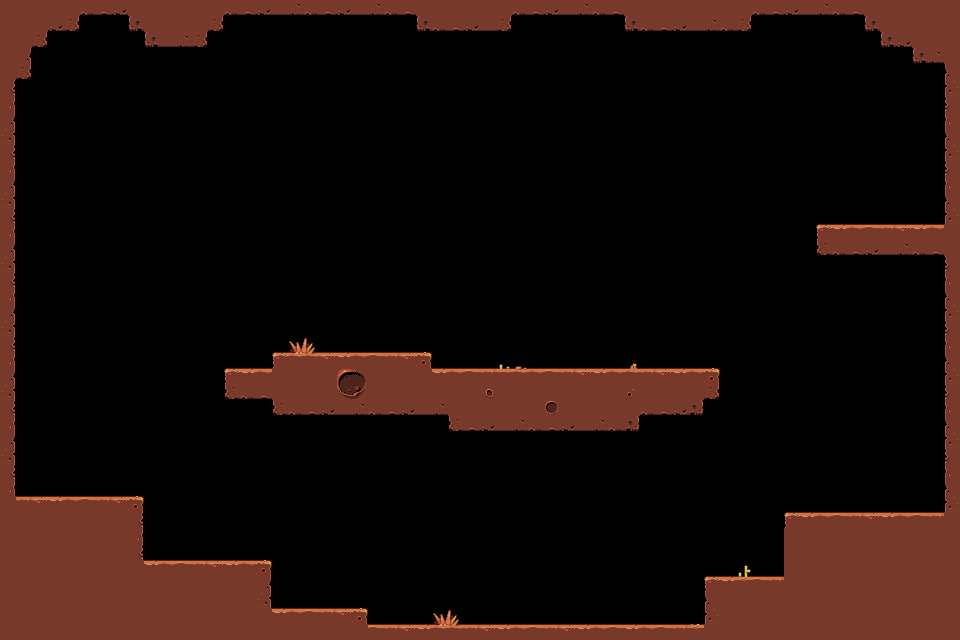

This is a level from a 2D game, rendered from its Tiled map with the project's own tilesets. A one-line summary and the complete map file follow:
An orthogonal 60x40 tile map with 16x16 px tiles, 1 tile layer (Tile Layer 1).

<map version="1.0" tiledversion="1.1.5" orientation="orthogonal" renderorder="right-down" width="60" height="40" tilewidth="16" tileheight="16" infinite="0" nextobjectid="1">
 <tileset firstgid="1" name="tiles-1" tilewidth="16" tileheight="16" tilecount="68" columns="17">
  <image source="tiles-1.png" width="272" height="64" />
 </tileset>
 <layer name="Tile Layer 1" width="60" height="40">
  <data encoding="csv">
19,19,19,19,19,53,54,55,19,19,19,19,19,19,53,54,55,56,57,53,54,55,56,57,53,54,19,19,19,19,19,19,53,54,55,56,57,53,54,19,19,19,19,19,19,19,19,53,54,55,56,57,53,54,19,19,19,19,19,19,
19,19,19,55,60,0,0,0,59,19,19,19,19,60,0,0,0,0,0,0,0,0,0,0,0,0,59,53,54,55,56,60,0,0,0,0,0,0,0,59,53,54,55,56,57,53,60,0,0,0,0,0,0,0,59,19,19,19,19,19,
19,19,60,0,0,0,0,0,0,59,56,57,60,0,0,0,0,0,0,0,0,0,0,0,0,0,0,0,0,0,0,0,0,0,0,0,0,0,0,0,0,0,0,0,0,0,0,0,0,0,0,0,0,0,0,59,55,19,19,19,
19,26,0,0,0,0,0,0,0,0,0,0,0,0,0,0,0,0,0,0,0,0,0,0,0,0,0,0,0,0,0,0,0,0,0,0,0,0,0,0,0,0,0,0,0,0,0,0,0,0,0,0,0,0,0,0,0,59,57,19,
19,60,0,0,0,0,0,0,0,0,0,0,0,0,0,0,0,0,0,0,0,0,0,0,0,0,0,0,0,0,0,0,0,0,0,0,0,0,0,0,0,0,0,0,0,0,0,0,0,0,0,0,0,0,0,0,0,0,0,18,
24,0,0,0,0,0,0,0,0,0,0,0,0,0,0,0,0,0,0,0,0,0,0,0,0,0,0,0,0,0,0,0,0,0,0,0,0,0,0,0,0,0,0,0,0,0,0,0,0,0,0,0,0,0,0,0,0,0,0,35,
41,0,0,0,0,0,0,0,0,0,0,0,0,0,0,0,0,0,0,0,0,0,0,0,0,0,0,0,0,0,0,0,0,0,0,0,0,0,0,0,0,0,0,0,0,0,0,0,0,0,0,0,0,0,0,0,0,0,0,25,
26,0,0,0,0,0,0,0,0,0,0,0,0,0,0,0,0,0,0,0,0,0,0,0,0,0,0,0,0,0,0,0,0,0,0,0,0,0,0,0,0,0,0,0,0,0,0,0,0,0,0,0,0,0,0,0,0,0,0,42,
43,0,0,0,0,0,0,0,0,0,0,0,0,0,0,0,0,0,0,0,0,0,0,0,0,0,0,0,0,0,0,0,0,0,0,0,0,0,0,0,0,0,0,0,0,0,0,0,0,0,0,0,0,0,0,0,0,0,0,18,
24,0,0,0,0,0,0,0,0,0,0,0,0,0,0,0,0,0,0,0,0,0,0,0,0,0,0,0,0,0,0,0,0,0,0,0,0,0,0,0,0,0,0,0,0,0,0,0,0,0,0,0,0,0,0,0,0,0,0,35,
41,0,0,0,0,0,0,0,0,0,0,0,0,0,0,0,0,0,0,0,0,0,0,0,0,0,0,0,0,0,0,0,0,0,0,0,0,0,0,0,0,0,0,0,0,0,0,0,0,0,0,0,0,0,0,0,0,0,0,25,
26,0,0,0,0,0,0,0,0,0,0,0,0,0,0,0,0,0,0,0,0,0,0,0,0,0,0,0,0,0,0,0,0,0,0,0,0,0,0,0,0,0,0,0,0,0,0,0,0,0,0,0,0,0,0,0,0,0,0,42,
43,0,0,0,0,0,0,0,0,0,0,0,0,0,0,0,0,0,0,0,0,0,0,0,0,0,0,0,0,0,0,0,0,0,0,0,0,0,0,0,0,0,0,0,0,0,0,0,0,0,0,0,0,0,0,0,0,0,0,18,
24,0,0,0,0,0,0,0,0,0,0,0,0,0,0,0,0,0,0,0,0,0,0,0,0,0,0,0,0,0,0,0,0,0,0,0,0,0,0,0,0,0,0,0,0,0,0,0,0,0,0,0,0,0,0,0,0,0,0,35,
41,0,0,0,0,0,0,0,0,0,0,0,0,0,0,0,0,0,0,0,0,0,0,0,0,0,0,0,0,0,0,0,0,0,0,0,0,0,0,0,0,0,0,0,0,0,0,0,0,0,0,1,2,3,4,5,6,2,3,19,
26,0,0,0,0,0,0,0,0,0,0,0,0,0,0,0,0,0,0,0,0,0,0,0,0,0,0,0,0,0,0,0,0,0,0,0,0,0,0,0,0,0,0,0,0,0,0,0,0,0,0,52,53,54,55,56,57,53,54,19,
43,0,0,0,0,0,0,0,0,0,0,0,0,0,0,0,0,0,0,0,0,0,0,0,0,0,0,0,0,0,0,0,0,0,0,0,0,0,0,0,0,0,0,0,0,0,0,0,0,0,0,0,0,0,0,0,0,0,0,25,
24,0,0,0,0,0,0,0,0,0,0,0,0,0,0,0,0,0,0,0,0,0,0,0,0,0,0,0,0,0,0,0,0,0,0,0,0,0,0,0,0,0,0,0,0,0,0,0,0,0,0,0,0,0,0,0,0,0,0,42,
41,0,0,0,0,0,0,0,0,0,0,0,0,0,0,0,0,0,0,0,0,0,0,0,0,0,0,0,0,0,0,0,0,0,0,0,0,0,0,0,0,0,0,0,0,0,0,0,0,0,0,0,0,0,0,0,0,0,0,18,
26,0,0,0,0,0,0,0,0,0,0,0,0,0,0,0,0,0,0,0,0,0,0,0,0,0,0,0,0,0,0,0,0,0,0,0,0,0,0,0,0,0,0,0,0,0,0,0,0,0,0,0,0,0,0,0,0,0,0,35,
43,0,0,0,0,0,0,0,0,0,0,0,0,0,0,0,0,0,0,0,0,0,0,0,0,0,0,0,0,0,0,0,0,0,0,0,0,0,0,0,0,0,0,0,0,0,0,0,0,0,0,0,0,0,0,0,0,0,0,25,
24,0,0,0,0,0,0,0,0,0,0,0,0,0,0,0,0,0,47,48,0,0,0,0,0,0,0,0,0,0,0,0,0,0,0,0,0,0,0,0,0,0,0,0,0,0,0,0,0,0,0,0,0,0,0,0,0,0,0,42,
41,0,0,0,0,0,0,0,0,0,0,0,0,0,0,0,0,1,64,65,6,2,3,4,5,6,7,0,0,0,0,14,15,0,0,0,0,0,0,49,0,0,0,0,0,0,0,0,0,0,0,0,0,0,0,0,0,0,0,18,
26,0,0,0,0,0,0,0,0,0,0,0,0,0,1,2,3,19,19,19,19,22,23,19,19,19,19,2,3,4,5,31,32,3,4,5,6,2,3,66,5,6,2,3,7,0,0,0,0,0,0,0,0,0,0,0,0,0,0,35,
43,0,0,0,0,0,0,0,0,0,0,0,0,0,52,53,54,19,19,19,19,39,40,19,19,19,19,19,19,19,21,19,19,19,19,19,19,19,19,37,19,19,19,19,60,0,0,0,0,0,0,0,0,0,0,0,0,0,0,25,
24,0,0,0,0,0,0,0,0,0,0,0,0,0,0,0,0,52,53,54,55,56,57,53,54,55,56,57,19,19,19,19,19,19,38,19,19,19,19,19,53,54,55,58,0,0,0,0,0,0,0,0,0,0,0,0,0,0,0,42,
41,0,0,0,0,0,0,0,0,0,0,0,0,0,0,0,0,0,0,0,0,0,0,0,0,0,0,0,52,54,55,56,57,53,54,55,56,57,53,58,0,0,0,0,0,0,0,0,0,0,0,0,0,0,0,0,0,0,0,18,
26,0,0,0,0,0,0,0,0,0,0,0,0,0,0,0,0,0,0,0,0,0,0,0,0,0,0,0,0,0,0,0,0,0,0,0,0,0,0,0,0,0,0,0,0,0,0,0,0,0,0,0,0,0,0,0,0,0,0,35,
43,0,0,0,0,0,0,0,0,0,0,0,0,0,0,0,0,0,0,0,0,0,0,0,0,0,0,0,0,0,0,0,0,0,0,0,0,0,0,0,0,0,0,0,0,0,0,0,0,0,0,0,0,0,0,0,0,0,0,25,
24,0,0,0,0,0,0,0,0,0,0,0,0,0,0,0,0,0,0,0,0,0,0,0,0,0,0,0,0,0,0,0,0,0,0,0,0,0,0,0,0,0,0,0,0,0,0,0,0,0,0,0,0,0,0,0,0,0,0,42,
41,0,0,0,0,0,0,0,0,0,0,0,0,0,0,0,0,0,0,0,0,0,0,0,0,0,0,0,0,0,0,0,0,0,0,0,0,0,0,0,0,0,0,0,0,0,0,0,0,0,0,0,0,0,0,0,0,0,0,18,
19,5,6,2,3,4,5,6,7,0,0,0,0,0,0,0,0,0,0,0,0,0,0,0,0,0,0,0,0,0,0,0,0,0,0,0,0,0,0,0,0,0,0,0,0,0,0,0,0,0,0,0,0,0,0,0,0,0,0,35,
19,19,19,19,19,19,19,19,24,0,0,0,0,0,0,0,0,0,0,0,0,0,0,0,0,0,0,0,0,0,0,0,0,0,0,0,0,0,0,0,0,0,0,0,0,0,0,0,0,1,2,3,4,5,6,2,3,4,5,19,
19,19,19,19,19,19,19,19,41,0,0,0,0,0,0,0,0,0,0,0,0,0,0,0,0,0,0,0,0,0,0,0,0,0,0,0,0,0,0,0,0,0,0,0,0,0,0,0,0,19,19,19,19,19,19,19,19,19,19,19,
19,19,19,19,19,19,19,19,24,0,0,0,0,0,0,0,0,0,0,0,0,0,0,0,0,0,0,0,0,0,0,0,0,0,0,0,0,0,0,0,0,0,0,0,0,0,0,0,0,19,19,19,19,19,19,19,19,19,19,19,
19,19,19,19,19,19,19,19,19,2,3,4,5,6,2,3,7,0,0,0,0,0,0,0,0,0,0,0,0,0,0,0,0,0,0,0,0,0,0,0,0,0,0,0,0,0,13,0,0,19,19,19,19,19,19,19,19,19,19,19,
19,19,19,19,19,19,19,19,19,19,19,19,19,19,19,19,26,0,0,0,0,0,0,0,0,0,0,0,0,0,0,0,0,0,0,0,0,0,0,0,0,0,0,0,1,2,30,4,5,19,19,19,19,19,19,19,19,19,19,19,
19,19,19,19,19,19,19,19,19,19,19,19,19,19,19,19,43,0,0,0,0,0,0,0,0,0,0,0,0,0,0,0,0,0,0,0,0,0,0,0,0,0,0,0,18,19,19,19,19,19,19,19,19,19,19,19,19,19,19,19,
19,19,19,19,19,19,19,19,19,19,19,19,19,19,19,19,19,2,3,4,5,6,7,0,0,0,0,47,48,0,0,0,0,0,0,0,0,0,0,0,0,0,0,0,35,19,19,19,19,19,19,19,19,19,19,19,19,19,19,19,
19,19,19,19,19,19,19,19,19,19,19,19,19,19,19,19,19,19,19,19,19,19,19,4,5,6,2,64,65,5,6,2,3,4,5,6,2,3,4,2,3,4,5,30,19,19,19,19,19,19,19,19,19,19,19,19,19,19,19,19
</data>
 </layer>
</map>